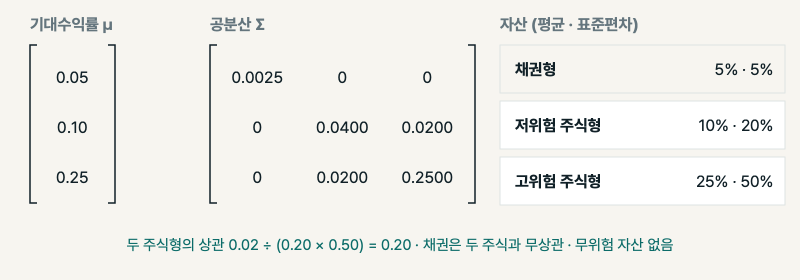
#> input picture _build/dmss_deck/fig/s_data.png, 1600 x 560 px (shown at 1/2 size)
$ python -i img_word_patch.py   (imports and definitions only)
#> lines starting #> are read from the running program, lines starting #| are printed output that depends on the picture; after the words box and inside, x2 and y2 are one past the last pixel; in counts of white or black regions, pixels touching at a corner belong together
# -*- coding: utf-8 -*-
"""도해 안에 박혀 있는 낱말만 골라 다시 찍는다 — 옛 주차 번호 교정용.

그림 전체를 다시 그리면 나머지 요소가 미묘하게 달라진다. 바꿀 것이 "W16 → W15"
한 낱말뿐일 때는 그 낱말의 자리만 배경색으로 지우고 같은 글꼴 · 같은 크기로 다시 찍는다.

낱말 상자는 tesseract 로 찾고, 글꼴 · 크기 · 위치는 옛 낱말을 여러 조합으로 렌더해
원본과 가장 닮은 것을 골라 정한다(자기 보정). 그래서 손으로 맞출 값이 없다.

    .venv/bin/python _build/img_word_patch.py           # 미리보기 PNG만
    .venv/bin/python _build/img_word_patch.py --embed   # pptx의 그림까지 교체
"""
import os
import re
import subprocess
import sys

from PIL import Image, ImageDraw, ImageFont

HERE = os.path.dirname(os.path.abspath(__file__))
ROOT = os.path.dirname(HERE)
OUT = os.path.join(HERE, "_art", "wordpatch")
# [1 line not run here, left out]


def _fonts():
    cand = [os.path.expanduser("~/Library/Fonts/Pretendard-Bold.otf"),
            os.path.expanduser("~/Library/Fonts/Pretendard-SemiBold.otf"),
            os.path.expanduser("~/Library/Fonts/Pretendard-Regular.otf")]
    try:                                   # 덱 도해 일부는 matplotlib 기본 글꼴로 그려졌다
        import matplotlib
        d = os.path.join(os.path.dirname(matplotlib.__file__), "mpl-data", "fonts", "ttf")
        cand += [os.path.join(d, n) for n in ("DejaVuSans-Bold.ttf", "DejaVuSans.ttf")]
    except Exception:
        pass
    return [p for p in cand if os.path.exists(p)]


FONTS = _fonts()

# (pptx 상대경로, 슬라이드, 그림 순번, [(찾을 낱말, 옛 표기, 새 표기), ...])
JOBS = [
    ("W02_자산배분과CAPM/W02_자산배분과CAPM_강의본.pptx", 21, 0,
     [("W13", "W13의", "W12의")]),
    ("W03_연기금모델과CMA/W03_연기금모델과CMA_강의본.pptx", 33, 0,
     [("W16", "W16", "W15")]),
    ("W04_MVO와블랙리터맨/W04_M4_MVO와공분산추정_강의본.pptx", 41, 0,
     [("W16", "W16", "W15")]),
    ("W07_LDI와GBI/W07_M9_케이스1_퇴직연금디폴트옵션도입_IC.pptx", 7, 0,
     [((344, 233, 17, 21), "7)", "6)"), ((488, 811, 13, 16), "7)", "6)", "Bold")]),
    ("W07_LDI와GBI/W07_M9_케이스1_퇴직연금디폴트옵션도입_IC.pptx", 10, 0,
     [((465, 258, 43, 18), "7-9의", "6-7의"), ((1129, 817, 26, 18), "10)", "9)", "Bold")]),
]

_norm = lambda s: re.sub(r"[^0-9A-Za-z가-힣]", "", s)


# [17 lines left out: function word_boxes, not called in this run]


def flatten(img):
    """투명 배경은 흰 바탕에 얹어 본다 — 글자 모양 비교용."""
    if img.mode == "RGBA":
        bg = Image.new("RGB", img.size, (255, 255, 255))
        bg.paste(img, mask=img.split()[3])
        return bg
    return img.convert("RGB")


def ink_mask(img):
    return flatten(img).convert("L").point(lambda v: 255 if v < 170 else 0)


# [95 lines left out: functions sample_colors, fit, patch_one, main, not called in this run]


# [2 lines not run here, left out]

>>> from PIL import Image
>>> picture = Image.open('dmss_deck/fig/s_data.png')
#> picture is the input picture: PIL image 1600x560 RGB; mean R, G, B 239.9, 239.5, 235.5
>>> result = ink_mask(picture)
#> in ink_mask, `return flatten(img).convert("L").point(lambda v: 255 if v < 170 else 0)`:
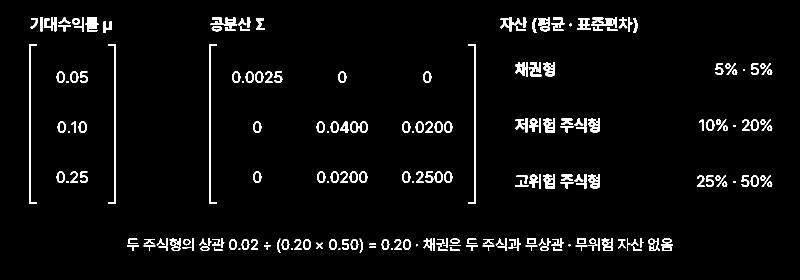
#> returned value: PIL image 1600x560 L (shown at 1/2 size); 3.8% white; 245 white regions (19 under 20 px), largest, box (x1, y1, x2, y2) and area: (58, 88, 74, 408) 1374, (216, 88, 232, 408) 1374, (418, 88, 434, 408) 1374
